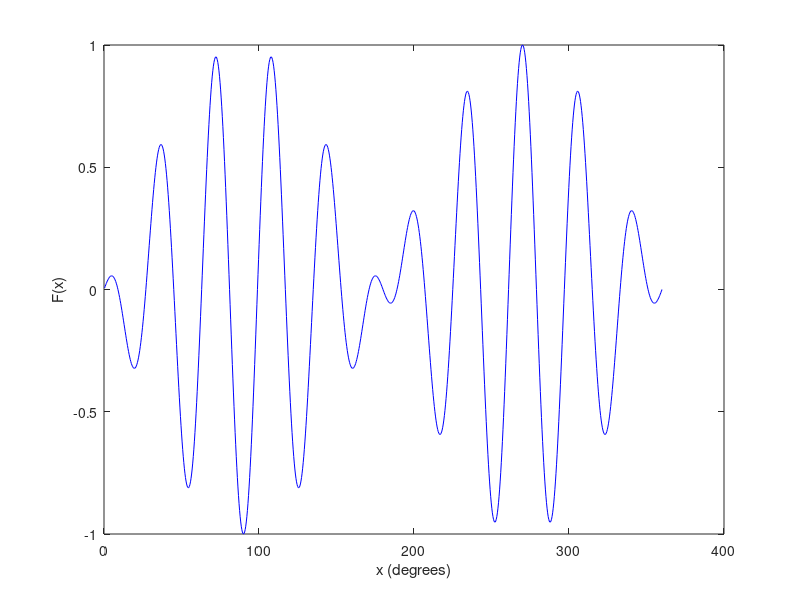

The MATLAB script that drew this image:

% -------------------------------------------------
% Example of a basic program, in Matlab.
% Lecture Matlab.1 ; MTRN2500 - s2.2017

N = 1000; 
X = zeros(N,1);         % define the vectors/matrixes we use.
Y = zeros(N,1);
freq1 = pi/500;
for i=1:N              % "FOR" loop. ("brute force", for the intended purpose)
    X(i) = i*freq1;
    Y(i) = sin(X(i))*cos(X(i)*10);
end;

% We "plot" the data. We just use the function "plot()" for the purpose of inspecting
% results. We will discuss about plot() and many other graphical functions, in another lecture.
figure(1) ; clf();
plot(X*180/pi,Y,'b');
ylabel('F(x)'); xlabel('x (degrees)');

% -------------------------------------------------

% See how we create and use the variables X,Y, i, N, freq1;

% You may read the help information about the functions we used to plot.
% In this example, we implemented the task using a LOOP. See example #2 for
% a more efficient way.

% -------------------------------------------------
% Questions: ask the lecturer, via Moodle or email (j.guivant@unsw.edu.au)
% -------------------------------------------------

